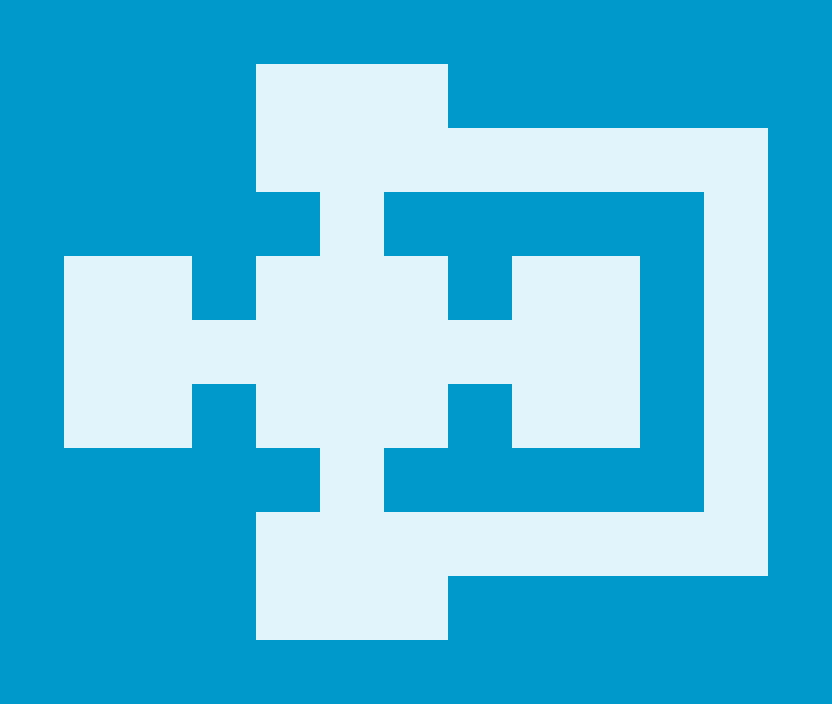

Rendered tile map (Tiled .tmx) drawn with the repository's tilesets; below, a short description and the map source with its tile grids summarised:
An orthogonal 13x11 tile map with 64x64 px tiles, 1 tile layer (background) and 17 objects (10x operation, 5x condition, player, exit).

<map version="1.0" orientation="orthogonal" width="13" height="11" tilewidth="64" tileheight="64">
 <properties>
  <property name="time" value="32" />
 </properties>
 <tileset firstgid="1" name="tileset" tilewidth="64" tileheight="64" spacing="2" margin="2">
  <image source="../tiles/tiles.png" width="128" height="256" />
  <tile id="1">
   <properties>
    <property name="walkable" value="true" />
   </properties>
  </tile>
 </tileset>
 <layer name="background" width="13" height="11">
  <data>[143 cells, 143 non-empty, 2 distinct tile ids]</data>
 </layer>
 <objectgroup name="objects" width="13" height="11">
  <object name="player" type="player" x="320" y="320" width="64" height="64" />
  <object name="exit" x="320" y="64" width="64" height="64" />
  <object name="&gt;:30" type="condition" x="192" y="320" width="64" height="64" />
  <object name="+:5" type="operation" x="256" y="256" width="64" height="64" />
  <object name="=:60" type="condition" x="320" y="448" width="64" height="64" />
  <object name="&gt;:40" type="condition" x="448" y="320" width="64" height="64" />
  <object name="=:12" type="condition" x="320" y="192" width="64" height="64" />
  <object name="+:2" type="operation" x="256" y="384" width="64" height="64" />
  <object name="/:5" type="operation" x="64" y="256" width="64" height="64" />
  <object name="*:6" type="operation" x="64" y="384" width="64" height="64" />
  <object name="-:2" type="operation" x="512" y="256" width="64" height="64" />
  <object name="*:3" type="operation" x="576" y="384" width="64" height="64" />
  <object name="*:2" type="operation" x="256" y="576" width="64" height="64" />
  <object name="-:20" type="operation" x="384" y="576" width="64" height="64" />
  <object name="*:7" type="operation" x="384" y="256" width="64" height="64" />
  <object name="/:2" type="operation" x="576" y="256" width="64" height="64" />
  <object name="=:80" type="condition" x="448" y="512" width="64" height="64" />
 </objectgroup>
</map>